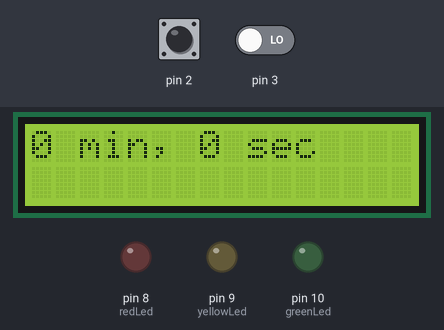
The sketch below on a simulated Arduino Uno, built with avr-gcc and run on an emulated ATmega328P. On the bench: 16×2 character LCD, output pins drawn as LEDs (lit = HIGH). The inputs (shaded band) are chosen by the test bench; at power-on: pin 2 LOW, pin 3 LOW. What the sketch prints to the serial monitor is not drawn.

Above: at 3.7 s.
3.8 s: pin 2 driven HIGH
At 5.0 s:
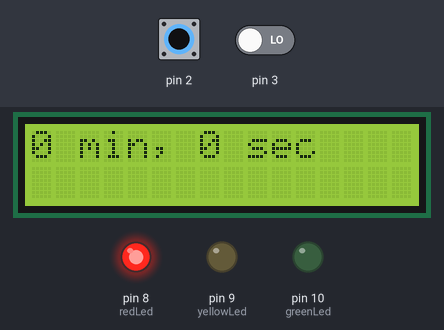
6.8 s: pin 3 driven HIGH
At 7.1 s:
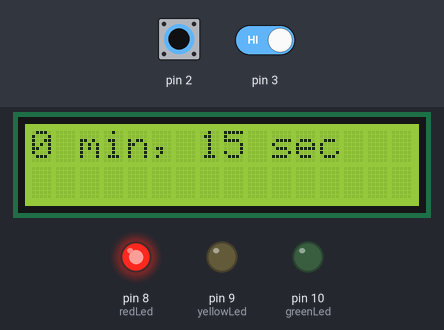
8.3 s: pin 2 pulsed LOW 5 times (0.12 s each, 0.3 s apart)
At 10.4 s:
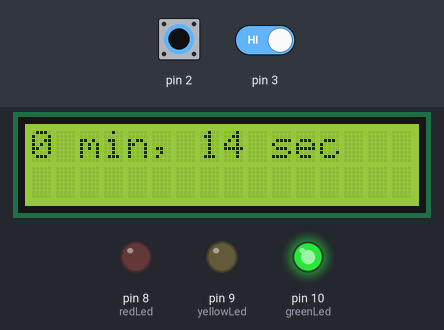
Timing chart, 0 to 21.8 s (numbered marks = the images above; inputs shaded):
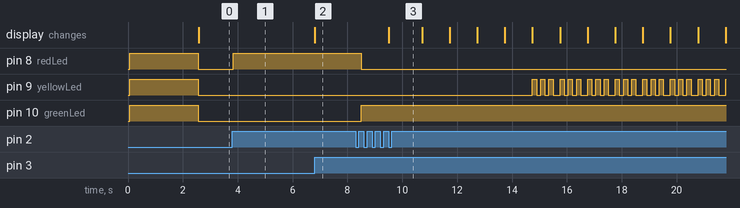

The sketch:

PresenDuino.ino
```cpp
/*
PresenDuino assists in clocking time while you're presenting. It sends the current
state to SignalSide, which lights up the LEDs respectively.
Uses:
  Arduino UNO
  Xbee series 1
  2 Switches
  LCD
*/

#include <LiquidCrystal.h>
#include <SoftwareSerial.h>

// initialize the library with the numbers of the interface pins
LiquidCrystal lcd(12, 11, 7, 6, 5, 4);
// for Xbee, RX of the Arduino connects to TX of the Xbee and vice versa
SoftwareSerial xbeeSerial(8, 9); // RX, TX

byte heart[8] = {
  0b00000,
  0b01010,
  0b11111,
  0b11111,
  0b11111,
  0b01110,
  0b00100,
  0b00000
};

int redLed = 8;
int yellowLed = 9;
int greenLed = 10;

volatile int timeSec = 0;
volatile int countDownState = LOW;
int maxTimeSec = 0;
int timeSecDone = 0;

void setup() {
  // create a new character
  lcd.createChar(0, heart);
  // set up the LCD's number of columns and rows:
  lcd.begin(16, 2);
  // Print a message to the LCD.
  lcd.setCursor(1, 0);
  lcd.print("Made with ");
  lcd.write(byte(0));
  lcd.print(" in");
  lcd.setCursor(5, 1);
  lcd.print("HCDE DL");

  // initialize the digital pin as an output.
  pinMode(redLed, OUTPUT);
  pinMode(yellowLed, OUTPUT);
  pinMode(greenLed, OUTPUT);

  digitalWrite(redLed, HIGH);
  digitalWrite(yellowLed, HIGH);
  digitalWrite(greenLed, HIGH);

  //In UNO int.0 is at pin 2, and int.1 is at pin 3
  attachInterrupt(0, changeCountDownState, RISING);
  attachInterrupt(1, incTime, RISING);

  Serial.begin(57600);
  while (!Serial) {
    ; // wait for serial port to connect. Needed for Leonardo only
  }

  // begin the serial connection with xbee
  xbeeSerial.begin(19200);

  // Delay in mil sec, so that we can read
  delay(2500);

  digitalWrite(redLed, LOW);
  digitalWrite(yellowLed, LOW);
  digitalWrite(greenLed, LOW);
}

void loop() {
  // Clear the LCD screen and position the cursor in upper-left corner
  lcd.clear();
  lcd.print(timeSec/60);
  lcd.print(" min, ");
  lcd.print(timeSec%60);
  lcd.print(" sec");

  if(maxTimeSec < timeSec + timeSecDone){
    maxTimeSec = timeSec + timeSecDone;
  }

  if(countDownState == HIGH){
    if(timeSec > 0){
      digitalWrite(redLed, LOW);
      digitalWrite(greenLed, HIGH);

      if(timeSec < 10){
        // send to xbee serial connection
        xbeeSerial.println('4');
        Serial.println("Sent '4' to Signal Side");

        for(int i=0; i<3; i++){
          digitalWrite(yellowLed, HIGH);
          delay(150);
          digitalWrite(yellowLed, LOW);
          delay(150);
        }

      }else{
        // send to xbee serial connection
        xbeeSerial.println('1');
        Serial.println("Sent '1' to Signal Side");
        delay(900);
      }
      timeSec--;
      timeSecDone++;
    }else{
      digitalWrite(redLed, HIGH);
      digitalWrite(greenLed, LOW);

      // send to xbee serial connection
      xbeeSerial.println('3');
      Serial.println("Sent '3' to Signal Side");

      countDownState = LOW;
      timeSec = maxTimeSec;
      timeSecDone = 0;
    }
  }else{
      // send to xbee serial connection
      xbeeSerial.println('3');
      Serial.println("Sent '3' to Signal Side");
  }
  delay(100);
}

void incTime(){
  timeSec = timeSec + 15;
}

void changeCountDownState(){
  countDownState = !countDownState;
}
```

Measured:
- after the input at 3.8 s, pin 8 (redLed): LOW → HIGH at once
- after the input at 6.8 s, the display: changes at once (image 2)
- after the input at 8.3 s, pin 8 (redLed): HIGH → LOW after 0.20 s; pin 9 (yellowLed): LOW → HIGH after 6.4 s, then repeats every 1.0 s: 2 × (LOW 0.15 s, HIGH 0.15 s), LOW 0.26 s, HIGH 0.15 s; pin 10 (greenLed): LOW → HIGH after 0.20 s; the display: changes after 1.2 s (image 3)
